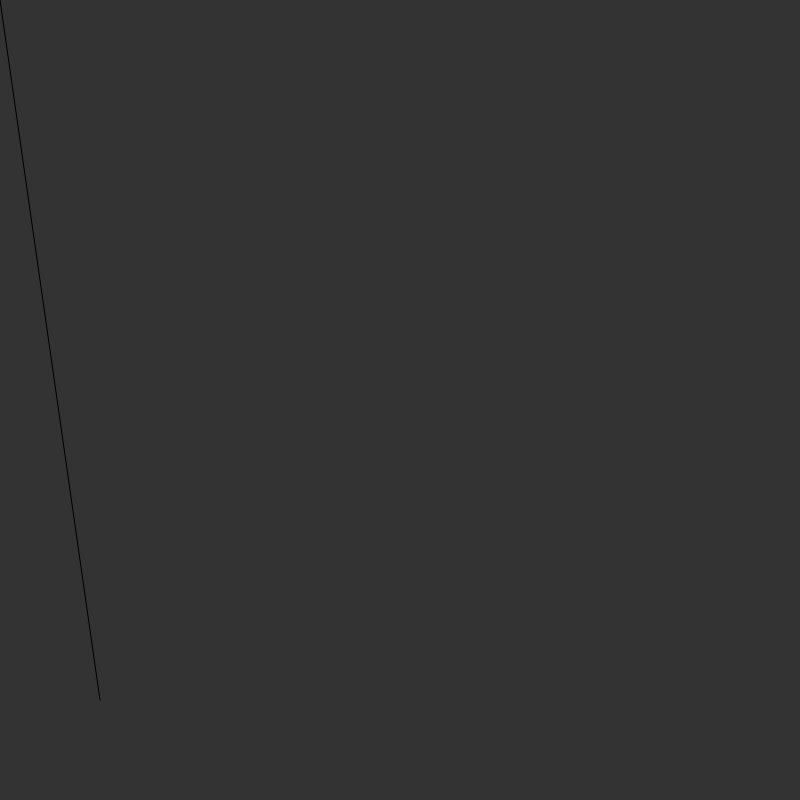
Frame 1 (no input)
Frame 60 (no input): identical to frame 1, image omitted
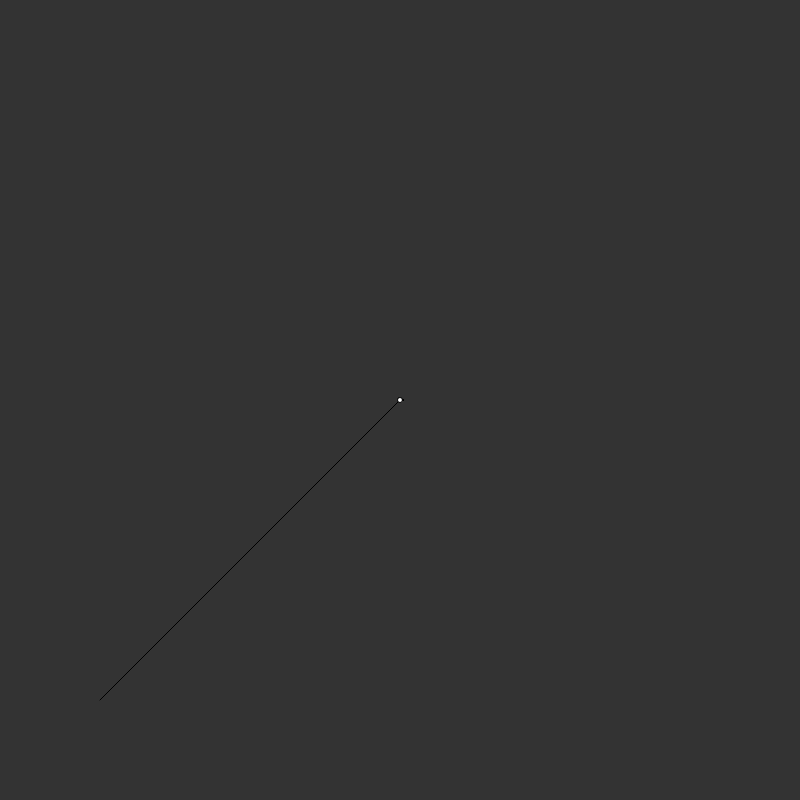
Frame 120 (the mouse pressed at the canvas centre since frame 60)

The p5.js sketch that drew these frames (run headless with seeded random() and noise() and a simulated clock; from frame 60 on, the mouse is pressed at the canvas centre):

// p5.js sketch
// ── sketch.js
function setup() {
  createCanvas(800, 800);

  l1 = JSECT.createLine(200, 200, 600, 600);
  l2 = JSECT.createLine(100, 200, 700, 600);

  r1 = JSECT.createRay(100, 700, 100, 0);

  points = [];
}

function draw() {
  background(51);

  r1.aim(mouseX, mouseY);

  let hit = r1.raycast([l1, l2], false);
  if (hit) {
    r1.length = hit.distance;
    points.push(hit.point);
    if (points.length > 200) {
      points.splice(0, 1);
    }
  } else {
    r1.length = JSECT.largeRayLength;
  }

  line(r1.origin.x, r1.origin.y, r1.end.x, r1.end.y);

  // line(l1.ax, l1.ay, l1.bx, l1.by);
  // line(l2.ax, l2.ay, l2.bx, l2.by);

  for (let p of points) {
    circle(p.x, p.y, 5);
  }
}

// ── jsect.js
class JSECT {
  constructor() {}
}

JSECT.largeRayLength = 100000000;

// Vector
JSECT.vector = class JSECTVector {
  constructor(x = 0, y = 0) {
    this.x = x;
    this.y = y;
  }

  normalize() {
    let { nx, ny } = JSECT.xy.normalize(this.x, this.y);
    this.x = nx;
    this.y = ny;
    return this;
  }

  length() {
    return JSECT.xy.length(this.x, this.y);
  }

  lengthSquared() {
    return JSECT.xy.lengthSquared(this.x, this.y);
  }

  rotate(radian = 0, centerX = 0, centerY = 0) {
    let { x, y } = JSECT.xy.rotate(this.x, this.y, radian, centerX, centerY);
    this.x = x;
    this.y = y;
    return this;
  }

  direction() {
    let direction = JSECT.createDirection(this.x, this.y);
    return direction;
  }

  copy() {
    let vector = JSECT.createVector(this.x, this.y);
    return vector;
  }

  add(vector) {
    let { x, y } = JSECT.xy.add(this.x, this.y, vector.x, vector.y);
    this.x = x;
    this.y = y;
    return this;
  }

  sub(vector) {
    let { x, y } = JSECT.xy.sub(this.x, this.y, vector.x, vector.y);
    this.x = x;
    this.y = y;
    return this;
  }

  mult(vector) {
    let { x, y } = JSECT.xy.mult(this.x, this.y, vector.x, vector.y);
    this.x = x;
    this.y = y;
    return this;
  }

  div(vector) {
    let { x, y } = JSECT.xy.div(this.x, this.y, vector.x, vector.y);
    this.x = x;
    this.y = y;
    return this;
  }

  dot(vector) {
    return JSECT.xy.dot(this.x, this.y, vector.x, vector.y);
  }

  cross(vector) {
    return JSECT.xy.cross(this.x, this.y, vector.x, vector.y);
  }

  distance(vector) {
    return JSECT.distance.vector(this, vector);
  }
};

JSECT.createVector = function (x, y) {
  return new JSECT.vector(x, y);
};

// Direction
JSECT.direction = class JSECTDirection {
  constructor(x = 1, y = 0) {
    this._x = x;
    this._y = y;
    this._nx = 0;
    this._ny = 0;
    this.normalized = false;
    this.update();
  }

  get x() {
    if (this.normalized === false) this.update();
    return this._nx;
  }

  set x(value) {
    this._x = value;
    this.normalized = false;
  }

  get y() {
    if (this.normalized === false) this.update();
    return this._ny;
  }

  set y(value) {
    this._y = value;
    this.normalized = false;
  }

  update() {
    this.normalized = true;
    let { x, y } = JSECT.xy.normalize(this._x, this._y);
    this._nx = x;
    this._ny = y;
  }

  rotate(radian = 0, centerX = 0, centerY = 0) {
    let { x, y } = JSECT.xy.rotate(this.x, this.y, radian, centerX, centerY);
    this.x = x;
    this.y = y;
    return this;
  }

  vector() {
    let vector = JSECT.createVector(this.x, this.y);
    return vector;
  }

  copy() {
    let direction = JSECT.createDirection(this.x, this.y);
    return direction;
  }
};

JSECT.createDirection = function (x, y) {
  return new JSECT.direction(x, y);
};

// Line
JSECT.line = class JSECTLine {
  constructor(ax, ay, bx, by) {
    this.a = JSECT.createVector(ax, ay);
    this.b = JSECT.createVector(bx, by);
  }

  get length() {
    return JSECT.xy.distance(this.a.x, this.a.y, this.b.x, this.b.y);
  }

  get delta() {
    return JSECT.createVector(this.bx - this.ax, this.by - this.ay);
  }

  get direction() {
    return JSECT.createDirection(this.bx - this.ax, this.by - this.ay);
  }

  get ax() {
    return this.a.x;
  }

  set ax(v) {
    this.a.x = v;
  }

  get ay() {
    return this.a.y;
  }

  set ay(v) {
    this.a.y = v;
  }

  get bx() {
    return this.b.x;
  }

  set bx(v) {
    this.b.x = v;
  }

  get by() {
    return this.b.y;
  }

  set by(v) {
    this.b.y = v;
  }

  sampleFactor(factor = 0.5) {
    let delta = this.delta;

    delta.x *= factor;
    delta.y *= factor;

    delta.x += this.a.x;
    delta.y += this.a.y;

    return delta;
  }

  sampleDistance(distance = 1) {
    let direction = this.direction;

    let nx = direction.x * distance;
    let ny = direction.y * distance;

    nx += this.a.x;
    ny += this.a.y;

    return JSECT.createVector(nx, ny);
  }

  center() {
    return this.sample(0.5);
  }

  normal() {
    let direction = this.direction;
    direction.rotate(-Math.PI * 0.5);
    return direction;
  }

  linecast(lines) {
    let intersect;
    let hit, hitLine, hitIndex, distance;
    let closestDistance = Infinity;
    let index = -1;
    for (let line of lines) {
      index++;
      intersect = JSECT.intersect.line(this, line);
      if (intersect) {
        distance = JSECT.distance.vector(intersect, this.origin);
        if (distance < closestDistance) {
          closestDistance = distance;
          hit = intersect;
          hitLine = line;
          hitIndex = index;
        }
      }
    }

    if (hit) {
      return {
        point: hit,
        line: hitLine,
        index: hitIndex,
        distance: closestDistance,
      };
    } else {
      return false;
    }
  }

  linecastAllUnsorted(lines) {
    let hits = [];

    let line, intersect, hit, distance;
    for (let i = 0; i < lines.length; i++) {
      line = lines[i];
      intersect = JSECT.intersect.line(this, line);
      distance = JSECT.distance.vector(intersect, this.origin);

      if (intersect) {
        hit = { point: intersect, line, index: i, distance };
        hits.push(hit);
      }
    }

    return hits;
  }

  linecastAll(lines) {
    let hits = this.linecastAllUnsorted(lines);

    hits.sort((a, b) => {
      return a.distance - b.distance;
    });

    return hits;
  }

  ray() {
    let direction = this.direction;
    let ray = JSECT.createRay(this.ax, this.ay, direction.x, direction.y);
    ray.length = this.length;
    return ray;
  }

  copy() {
    let line = JSECT.createLine(this.ax, this.ay, this.bx, this.by);
    return line;
  }
};

JSECT.createLine = function (ax, ay, bx, by) {
  return new JSECT.line(ax, ay, bx, by);
};

// Ray
JSECT.ray = class JSECTRay {
  constructor(x, y, dx = 1, dy = 0) {
    this.origin = JSECT.createVector(x, y);
    this.direction = JSECT.createDirection(dx, dy);
    this.length = JSECT.xy.length(dx, dy);
  }

  sampleDistance(distance = 1) {
    let nx = this.direction.x * distance;
    let ny = this.direction.y * distance;

    nx += this.origin.x;
    ny += this.origin.y;

    return JSECT.createVector(nx, ny);
  }

  get end() {
    return this.sampleDistance(this.length);
  }

  set end(vector) {
    let nx = vector.x - this.origin.x;
    let ny = vector.y - this.origin.y;

    this.length = JSECT.xy.length(nx, ny);

    this.direction.x = nx;
    this.direction.y = ny;
  }

  raycast(lines, useLength = true) {
    let len = this.length;
    if (useLength === false) {
      this.length = JSECT.largeRayLength;
    }

    let intersect;
    let hit, hitLine, hitIndex, distance;
    let closestDistance = Infinity;
    let index = -1;
    for (let line of lines) {
      index++;
      intersect = JSECT.intersect.rayLine(this, line);
      if (intersect) {
        distance = JSECT.distance.vector(intersect, this.origin);
        if (distance < closestDistance) {
          closestDistance = distance;
          hit = intersect;
          hitLine = line;
          hitIndex = index;
        }
      }
    }

    if (useLength === false) {
      this.length = len;
    }

    if (hit) {
      return {
        point: hit,
        line: hitLine,
        index: hitIndex,
        distance: closestDistance,
      };
    } else {
      return false;
    }
  }

  raycastAllUnsorted(lines, useLength = true) {
    let len = this.length;
    if (useLength === false) {
      this.length = JSECT.largeRayLength;
    }

    let hits = [];

    let line, intersect, hit, distance;
    for (let i = 0; i < lines.length; i++) {
      line = lines[i];
      intersect = JSECT.intersect.rayLine(this, line);
      distance = JSECT.distance.vector(intersect, this.origin);

      if (intersect) {
        hit = { point: intersect, line, index: i, distance };
        hits.push(hit);
      }
    }

    if (useLength === false) {
      this.length = len;
    }
    return hits;
  }

  raycastAll(lines) {
    let hits = this.raycastAllUnsorted(lines);

    hits.sort((a, b) => {
      return a.distance - b.distance;
    });

    return hits;
  }

  dot(ray) {
    return this.direction.dot(ray.direction);
  }

  cross(ray) {
    return this.direction.dot(ray.direction);
  }

  aim(x, y) {
    this.direction.x = x - this.origin.x;
    this.direction.y = y - this.origin.y;
    return this;
  }

  line() {
    let sample = this.sampleDistance(this.length);
    let line = JSECT.createLine(
      this.origin.x,
      this.origin.y,
      sample.x,
      sample.y
    );
    return line;
  }

  copy() {
    let ray = JSECT.createRay(
      this.origin.x,
      this.origin.y,
      this.direction.x,
      this.direction.y
    );
    return ray;
  }
};

JSECT.createRay = function (x, y, dx, dy) {
  return new JSECT.ray(x, y, dx, dy);
};

// Math
JSECT.math = class JSECTMath {
  static clamp(v, min, max) {
    return Math.max(Math.min(v, max), min);
  }
};

// XY
JSECT.xy = class JSECTXY {
  static normalize(x, y) {
    let len = JSECT.xy.length(x, y);
    x = x / len;
    y = y / len;
    return { x, y };
  }

  static length(x, y) {
    return sqrt(JSECT.xy.lengthSquared(x, y));
  }

  static lengthSquared(x, y) {
    return x * x + y * y;
  }

  static distance(ax, ay, bx, by) {
    return JSECT.xy.length(ax - bx, ay - by);
  }

  static distanceSquared(ax, ay, bx, by) {
    return JSECT.xy.lengthSquared(ax - bx, ay - by);
  }

  static rotate(x, y, radian = 0, centerX = 0, centerY = 0) {
    let cx = x - centerX;
    let cy = y - centerY;

    let cosT = Math.cos(radian);
    let sinT = Math.sin(radian);

    let nx = cx * cosT - cy * sinT;
    let ny = cx * sinT + cy * cosT;

    return { x: nx, y: ny };
  }

  static add(ax, ay, bx, by) {
    return { x: ax + bx, y: ay + by };
  }

  static sub(ax, ay, bx, by) {
    return { x: ax - bx, y: ay - by };
  }

  static mult(ax, ay, bx, by) {
    return { x: ax * bx, y: ay * by };
  }

  static div(ax, ay, bx, by) {
    return { x: ax / bx, y: ay / by };
  }

  static dot(ax, ay, bx, by) {
    return ax * bx + ay * by;
  }

  static cross(ax, ay, bx, by) {
    return ax * bx - ay * by;
  }
};

// Intersect
JSECT.intersect = class JSECTIntersect {
  static lineXY(a, b, c, d, p, q, r, s) {
    var det, gamma, lambda;
    det = (c - a) * (s - q) - (r - p) * (d - b);
    if (det === 0) {
      return false;
    } else {
      lambda = ((s - q) * (r - a) + (p - r) * (s - b)) / det;
      gamma = ((b - d) * (r - a) + (c - a) * (s - b)) / det;
      let test = 0 <= lambda && lambda <= 1 && 0 <= gamma && gamma <= 1;
      let xpos = a + (c - a) * lambda;
      let ypos = b + (d - b) * lambda;
      if (test == true) {
        return {
          x: xpos,
          y: ypos,
        };
      } else {
        return false;
      }
    }
  }

  static line(lineA, lineB) {
    let intersect = JSECT.intersect.lineXY(
      lineA.a.x,
      lineA.a.y,
      lineA.b.x,
      lineA.b.y,
      lineB.a.x,
      lineB.a.y,
      lineB.b.x,
      lineB.b.y
    );

    if (intersect) {
      return JSECT.createVector(intersect.x, intersect.y);
    } else {
      return false;
    }
  }

  static rayLine(ray, line) {
    let lineA = ray.line();
    return JSECT.intersect.line(lineA, line);
  }

  static ray(rayA, rayB) {
    let lineA = rayA.line();
    let lineB = rayB.line();
    return JSECT.intersect.line(lineA, lineB);
  }
};

// Distance
JSECT.distance = class JSECTDIstance {
  static vector(a, b) {
    return JSECT.xy.distance(a.x, a.y, b.x, b.y);
  }

  static vectorLine(vector, line) {
    let n = JSECT.project.vectorLine(vector, line);
    return JSECT.distance.vector(vector, n);
  }

  static vectorLineContinuous(vector, line) {
    let n = JSECT.project.vectorLineContinuous(vector, line);
    return JSECT.distance.vector(vector, n);
  }

  static vectorRay(vector, ray) {
    let n = JSECT.project.vectorRay(vector, ray);
    return JSECT.distance.vector(vector, n);
  }

  static vectorRayContinuous(vector, ray) {
    let n = JSECT.project.vectorRayContinuous(vector, ray);
    return JSECT.distance.vector(vector, n);
  }

  static line(lineA, lineB) {
    let projection = JSECT.project.line(lineA, lineB);
    let aa = lineA.a.distance(projection.aa);
    let ab = lineA.b.distance(projection.ab);
    let ba = lineB.a.distance(projection.ba);
    let bb = lineB.b.distance(projection.bb);

    return JSECT.array.min([aa, ab, ba, bb]);
  }
};

// Project
JSECT.project = class JSECTProject {
  static vectorLine(vector, line) {
    d1 = line.b.copy().sub(line.a).normalize();
    d2 = vector.copy.sub(line.a);

    d1.mult(d2.dot(d1));

    return line.a.copy().add(d1);
  }

  static vectorLineContinuous(vector, line) {
    d1 = line.b.copy().sub(line.a);
    d2 = vector.copy().sub(line.a);
    l1 = d1.length();

    dotp = JSECT.math.clamp(d2.dot(d1.normalize()), 0, l1);

    return line.a.copy().add(d1.mult(dotp));
  }

  static vectorRay(vector, ray, rayLength = JSECT.largeRayLength) {
    let line = ray.line(rayLength);
    return JSECT.project.vectorLine(vector, line);
  }

  static vectorRayContinuous(vector, ray, rayLength = JSECT.largeRayLength) {
    let line = ray.line(rayLength);
    return JSECT.project.vectorLineContinuous(vector, line);
  }

  static line(lineA, lineB) {
    let aa = JSECT.project.vectorLine(lineA.a, lineB);
    let ab = JSECT.project.vectorLine(lineA.b, lineB);
    let ba = JSECT.project.vectorLine(lineB.a, lineA);
    let bb = JSECT.project.vectorLine(lineB.b, lineA);
    return { aa, ab, ba, bb };
  }

  static lineContinuous(lineA, lineB) {
    let aa = JSECT.project.vectorLineContinuous(lineA.a, lineB);
    let ab = JSECT.project.vectorLineContinuous(lineA.b, lineB);
    let ba = JSECT.project.vectorLineContinuous(lineB.a, lineA);
    let bb = JSECT.project.vectorLineContinuous(lineB.b, lineA);
    return { aa, ab, ba, bb };
  }
};

// Array
JSECT.array = class JSECTArray {
  static min(array) {
    let min = Infinity;
    for (let v of array) {
      if (v < min) {
        min = v;
      }
    }

    return min;
  }

  static max(array) {
    let max = -Infinity;
    for (let v of array) {
      if (v > max) {
        max = v;
      }
    }

    return max;
  }

  static random(array) {
    return array[JSECT.array.randomIndex(array)];
  }

  static randomIndex(array) {
    return Math.floor(Math.random() * array.length);
  }
};

JSECT.extentions = class JSECTExtentions {
  static extend() {
    JSECT.extentions.array();
  }

  static array() {
    Array.prototype.random = function () {
      return JSECT.array.random(this);
    };

    Array.prototype.randomIndex = function () {
      return JSECT.array.randomIndex(this);
    };
  }
};

JSECT.extentions.extend();
